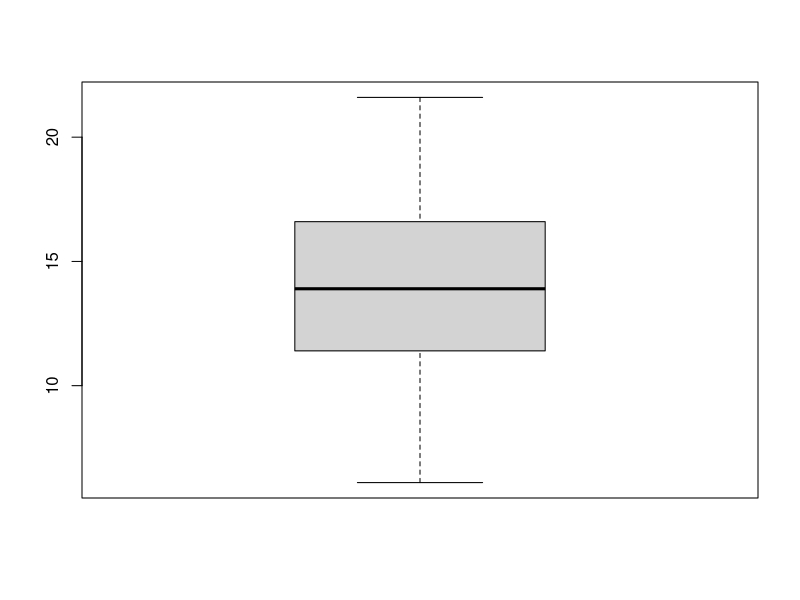
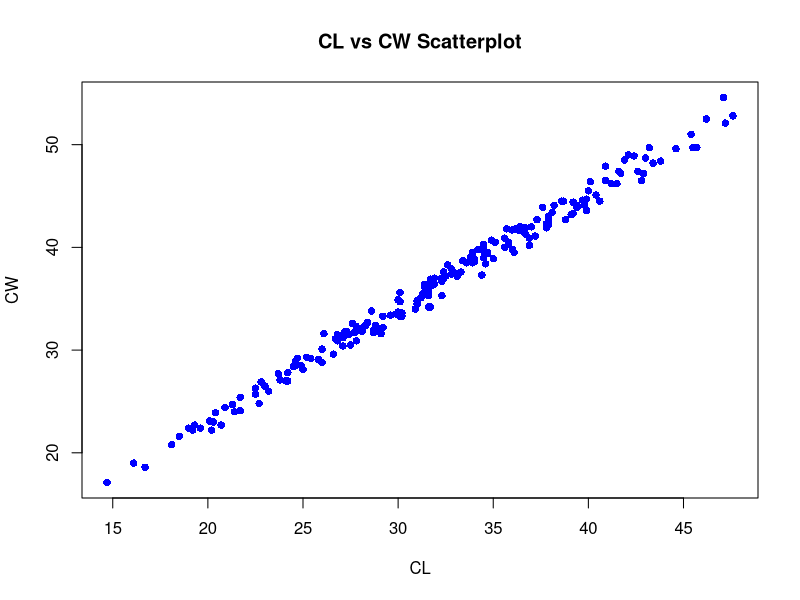
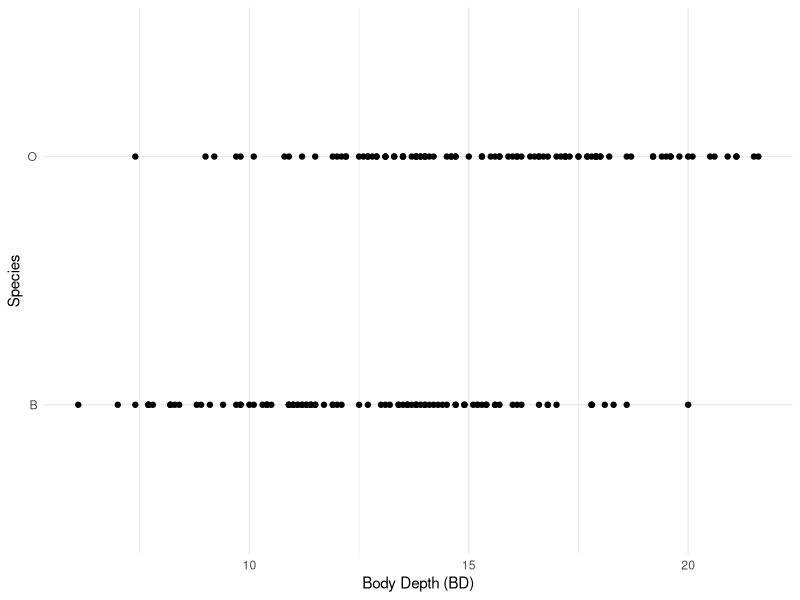

Write the R code that produced these figures, in order.
## ---- chunk 1
## 2. Load Crabs Dataset
library(MASS)
data(crabs)

## ---- chunk 2
## 3. Print descriptive stats for Crabs Dataset
summary_crabs <- summary(crabs)
print(summary_crabs)

## ---- chunk 3
## Mean, Min, Max of BD
mean_BD <- mean(crabs$BD)
min_BD <- min(crabs$BD)
max_BD <- max(crabs$BD)
print(mean_BD)
print(min_BD)
print(max_BD)
## ---- chunk 4
## Frequency table of species (categorical variable summary stat)
freqtable_sp <- table(crabs$sp)
print(freqtable_sp)
## ---- chunk 5
## 3. Transform variable

## Group by species and sex
library(dplyr)
species_sex_group <- crabs %>% group_by(sp,sex)
print (species_sex_group)
## ---- chunk 6
## Scale BD
scaled_BD <- scale(crabs$BD)
print(scaled_BD)

## ---- chunk 7
## 4. Plot one quantitative variable and one scatterplot
library(ggplot2)

boxplot(crabs$BD)
## ---- chunk 8
## Scatterplot
data(crabs)  
plot(crabs$CL, crabs$CW, main = "CL vs CW Scatterplot", xlab = "CL", ylab = "CW", pch = 16, col = "blue")

## ---- chunk 9
## Plot one quantitative variable
ggplot(crabs, aes(x = BD, y = factor(sp))) +
  geom_point() +
  labs(x = "Body Depth (BD)", y = "Species") +
  theme_minimal()

